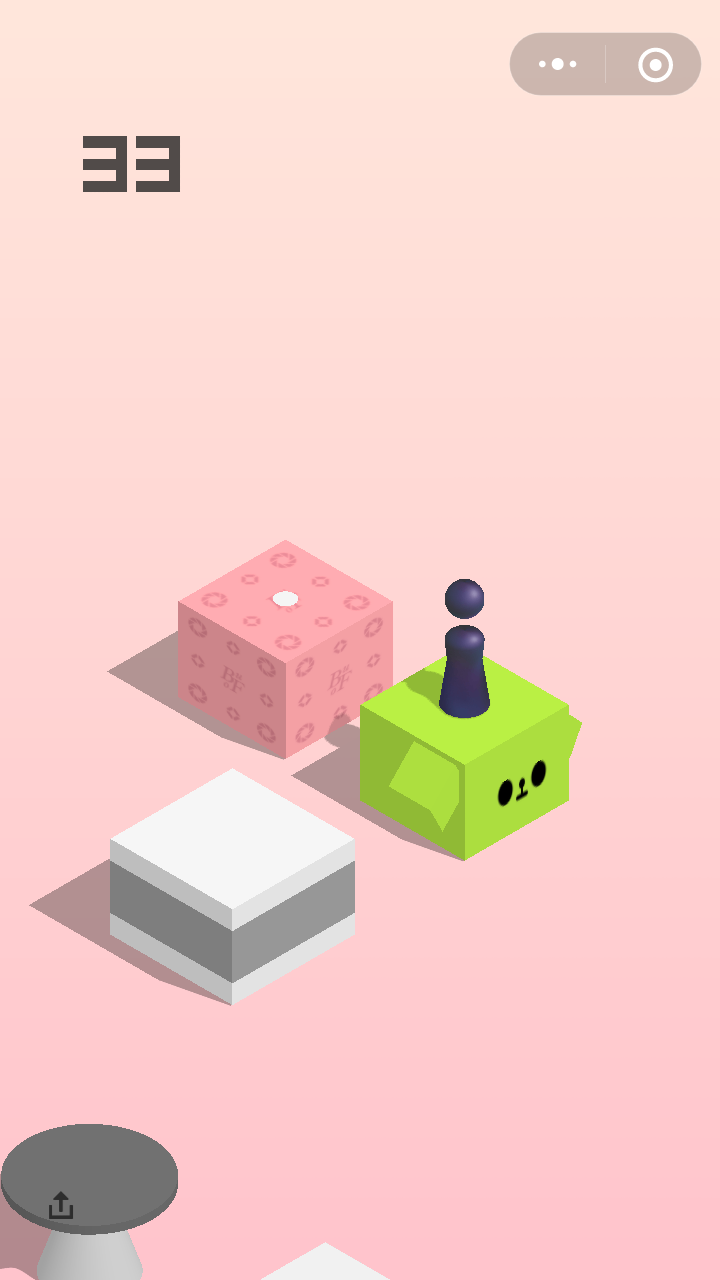
#> input picture 01/img/game00.png, 720 x 1280 px
$ python -i jump.py   (imports and definitions only)
#> lines starting #> are read from the running program, lines starting #| are printed output that depends on the picture
#> further down, picture is the input picture: PIL image 720x1280 RGBA; mean R, G, B, A 242.5, 206.4, 200.1, 255
import subprocess
import io
import math
import time
from PIL import Image, ImageFilter


# [5 lines left out: function get_screen, not called in this run]


def jump(duration):
    subprocess.run("adb shell input swipe 0 0 0 0 " + str(duration),
                   shell=True)


# [10 lines left out: function find_i, not called in this run]


def process(img):
    img = img.convert('L').filter(ImageFilter.CONTOUR)
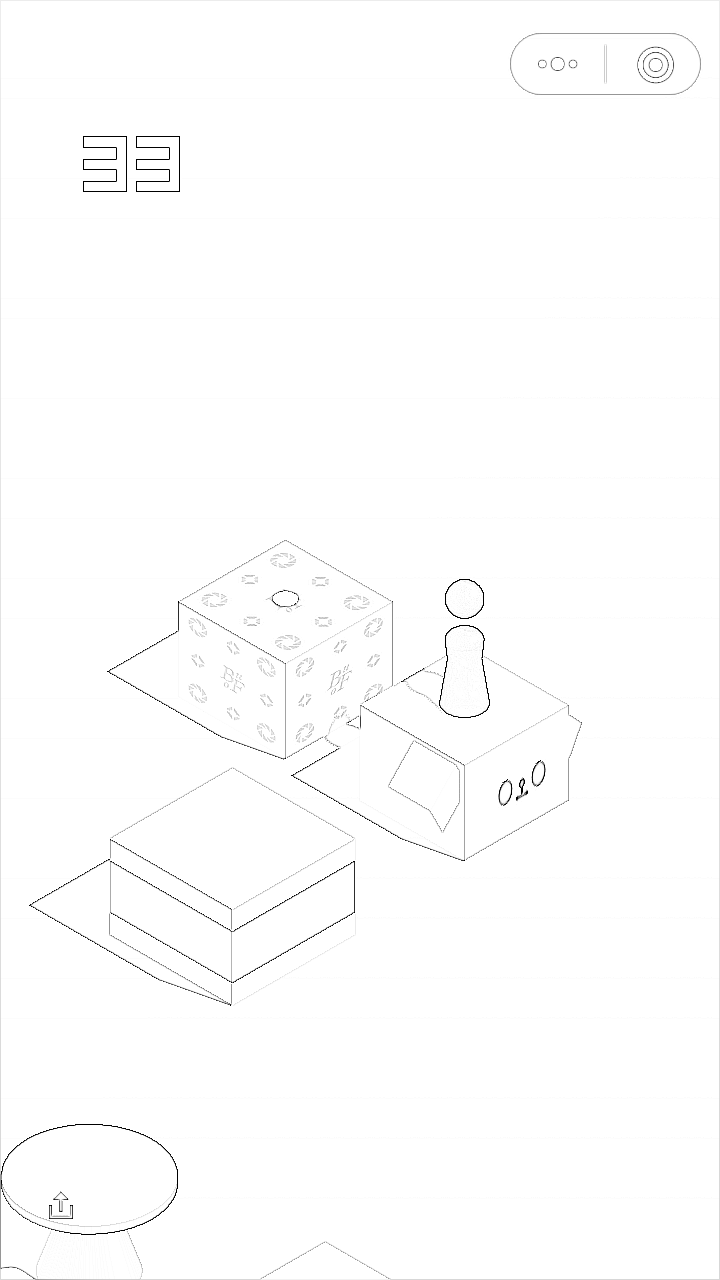
#> img: PIL image 720x1280 L; min 0, max 255, mean 253.4
    threshold = 230
    img = img.point(lambda x: 0 if x < threshold else 255, mode='1')
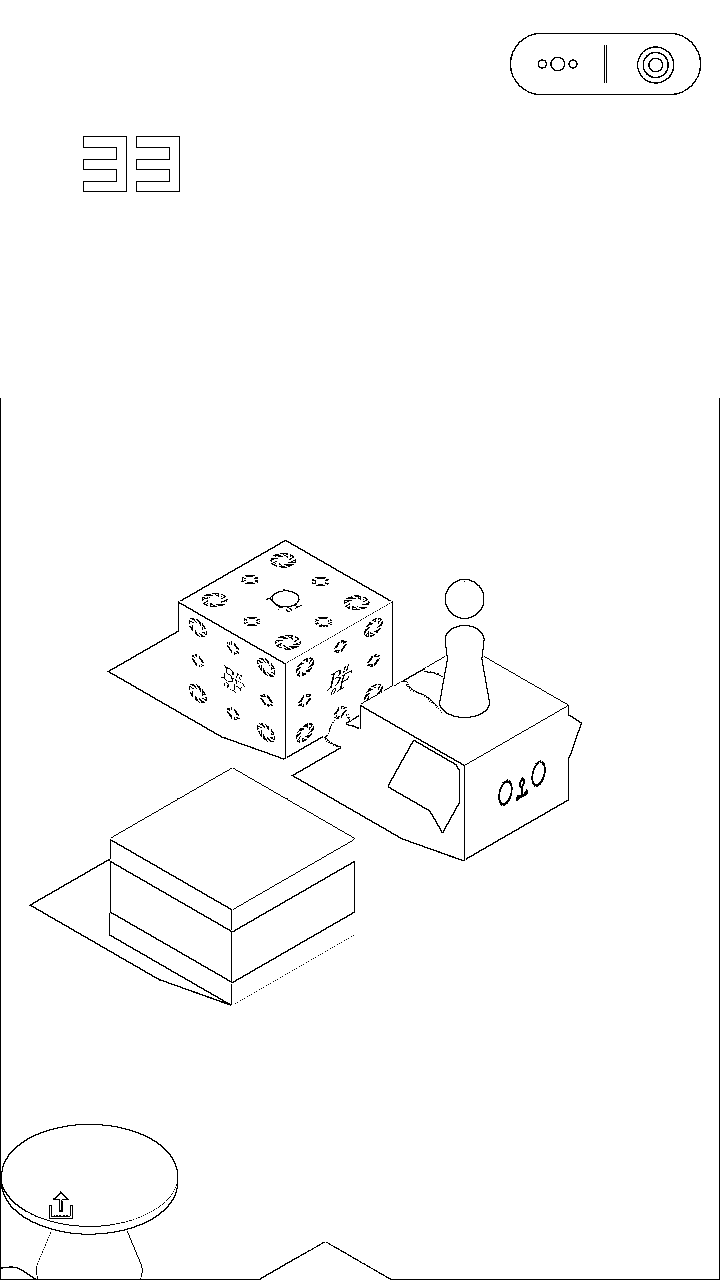
#> img: PIL image 720x1280 1; 98.5% white; black in thin lines or dots
    return img


# [63 lines left out: functions find_d_top, find_d_right, find_d, calc_duration, step, auto, not called in this run]

>>> from PIL import Image
>>> picture = Image.open('../img/game00.png')
>>> result = process(picture)
